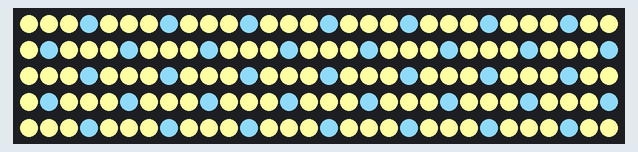
The program below on a simulated Raspberry Pi (BCM pin numbers). On the bench: 150 RGB LEDs in strip order, left to right, continuing on the next row. Random numbers come from a fixed seed.

Above: at 0.1 s.
At 3.1 s:
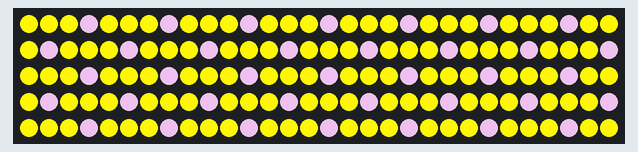
At 9.1 s:
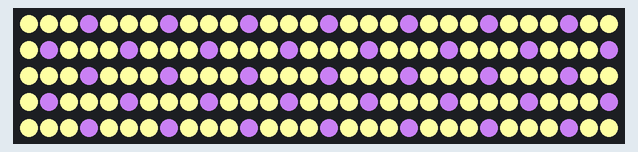
At 15.1 s:
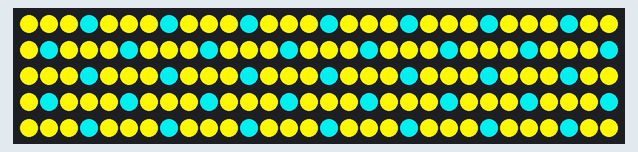
At 18.1 s:
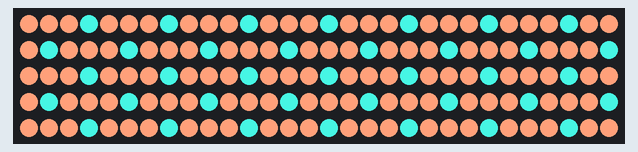
At 27.1 s:
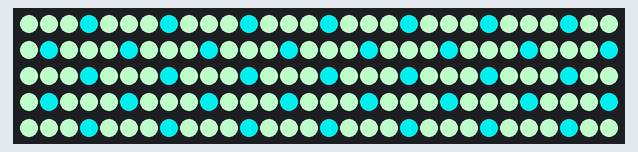

Measured:
- what the display in image 1 shows lasts 3.0 s, from 3.0 s to 6.0 s

The program:

Easter.py
```python
#!/usr/bin/env python3
import time
from rpi_ws281x import PixelStrip, Color
import argparse
import random
import EasterColors

light = [EasterColors.Lemon,    EasterColors.PaleYellow, EasterColors.SpringGreen, EasterColors.Mint,   EasterColors.PalePink, EasterColors.LightSalmon]
dark  = [EasterColors.Lavender, EasterColors.LightPlum,  EasterColors.Lilac,       EasterColors.Violet, EasterColors.SkyBlue,  EasterColors.RobinEggBlue, EasterColors.Turquoise]

# LED strip configuration:
LED_COUNT = 150       # Number of LED pixels.
LED_PIN = 18          # GPIO pin connected to the pixels (18 uses PWM!).
# LED_PIN = 10        # GPIO pin connected to the pixels (10 uses SPI /dev/spidev0.0).
LED_FREQ_HZ = 800000  # LED signal frequency in hertz (usually 800khz)
LED_DMA = 10          # DMA channel to use for generating signal (try 10)
LED_BRIGHTNESS = 255  # Set to 0 for darkest and 255 for brightest
LED_INVERT = False    # True to invert the signal (when using NPN transistor level shift)
LED_CHANNEL = 0       # set to '1' for GPIOs 13, 19, 41, 45 or 53

class Easter:
   # Color 1, Color 2, color 2 off state
  def __init__(self, strip, light, dark):
    self.strip = strip
    self.color_light = light
    self.color_dark = dark
    self.num_leds = strip.numPixels()

  def set_colors(self):
    cur_light = random.choice(self.color_light)
    cur_dark  = random.choice(self.color_dark)
    ### print("Light:", cur_light, "\tDark:",  cur_dark)

    # LEDS starts at 0
    for s in range(0, self.num_leds):
      self.strip.setPixelColor(s, self.get_color(s, cur_dark, cur_light))

    self.strip.show()

  # Every fourth led will be color 2
  def get_color(self, num, dark, light):
    if ( (num & 0x03) == 3):
      return(dark)
    else:
      return(light)

# Define functions which animate LEDs in various ways.
def colorWipe(strip, color, wait_ms=50):
  """Wipe color across display a pixel at a time."""
  for i in range(strip.numPixels()):
    strip.setPixelColor(i, color)
    strip.show()
    time.sleep(wait_ms / 10000.0)

# Main program logic follows:
if __name__ == '__main__':
  # Create NeoPixel object with appropriate configuration.
  strip = PixelStrip(LED_COUNT, LED_PIN, LED_FREQ_HZ, LED_DMA, LED_INVERT, LED_BRIGHTNESS, LED_CHANNEL)
  # Intialize the library (must be called once before other functions).
  strip.begin()

  easter = Easter(strip, light, dark)

  try:
    while True:
      easter.set_colors()

      time.sleep(int(random.uniform(3, 4)))

  except KeyboardInterrupt:
    colorWipe(strip, Color(0, 0, 0), 10)
```

EasterColors.py
```python
#!/usr/bin/env python3
from rpi_ws281x import Color

Lemon       = Color(255,247,0)
PaleYellow  = Color(254,255,162)
SpringGreen = Color(0, 255,127)
Mint        = Color(189,252,201)
PalePink    = Color(255,192,203)
LightSalmon = Color(255,160,122)
Lavender    = Color(181,115,220)
LightPlum   = Color(221,160,221)
Lilac       = Color(200,162,200)
Violet      = Color(238,130,238)
SkyBlue     = Color(135,206,235)
RobinEggBlue= Color(0,204,204)
Turquoise   = Color(64,224,208)
```
